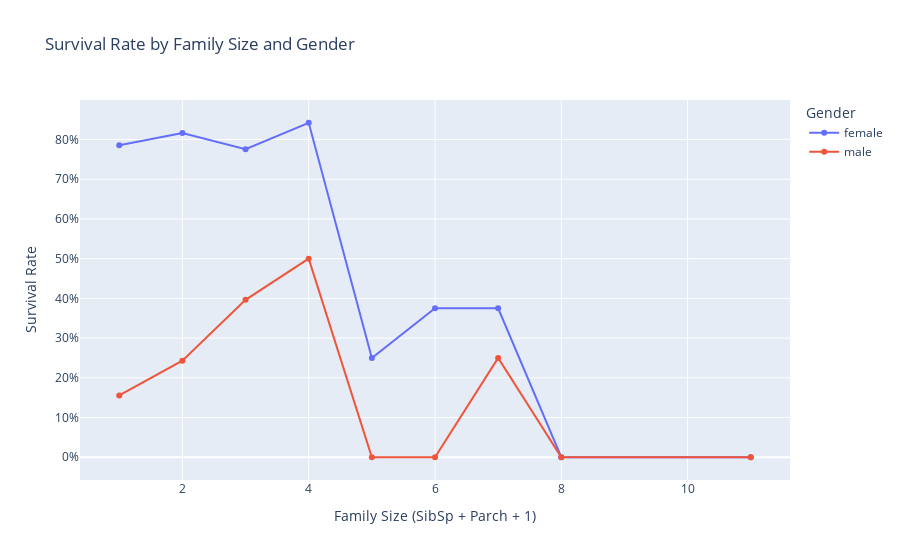

Notebook source saved alongside this figure:
### Markdown cell above
## 2.3 What's the suvival rate versus family size?

### Code cell
train_data['FamilySize'] = train_data['SibSp'] + train_data['Parch'] + 1
train_data['IsAlone'] = (train_data['FamilySize'] == 1).astype(int)

# Calculate survival rate for each FamilySize and Sex
fs_gender = train_data.groupby(['FamilySize', 'Sex'])['Survived'].mean().reset_index()

fig = px.line(
    fs_gender,
    x='FamilySize',
    y='Survived',
    color='Sex',
    markers=True,
    title='Survival Rate by Family Size and Gender',
    labels={
        'FamilySize': 'Family Size (SibSp + Parch + 1)',
        'Survived': 'Survival Rate',
        'Sex': 'Gender'
    }
)

fig.update_layout(
    yaxis=dict(tickformat=".0%"),
    hovermode='x unified'
)

fig.show()

### Figure 1 — Plotly figure (JSON) as saved in the notebook; plotly's stock layout.template omitted (floating-point values rounded to 4 significant figures)
{"data": [{"hovertemplate": "Gender=female<br>Family Size (SibSp + Parch + 1)=%{x}<br>Survival Rate=%{y}<extra></extra>", "legendgroup": "female", "line": {"color": "#636efa", "dash": "solid"}, "marker": {"symbol": "circle"}, "mode": "lines+markers", "name": "female", "orientation": "v", "showlegend": true, "type": "scatter", "x": [1, 2, 3, 4, 5, 6, 7, 8, 11], "xaxis": "x", "y": [0.7857, 0.8161, 0.7755, 0.8421, 0.25, 0.375, 0.375, 0.0, 0.0], "yaxis": "y"}, {"hovertemplate": "Gender=male<br>Family Size (SibSp + Parch + 1)=%{x}<br>Survival Rate=%{y}<extra></extra>", "legendgroup": "male", "line": {"color": "#EF553B", "dash": "solid"}, "marker": {"symbol": "circle"}, "mode": "lines+markers", "name": "male", "orientation": "v", "showlegend": true, "type": "scatter", "x": [1, 2, 3, 4, 5, 6, 7, 8, 11], "xaxis": "x", "y": [0.1557, 0.2432, 0.3962, 0.5, 0.0, 0.0, 0.25, 0.0, 0.0], "yaxis": "y"}], "layout": {"hovermode": "x unified", "legend": {"title": {"text": "Gender"}, "tracegroupgap": 0}, "title": {"text": "Survival Rate by Family Size and Gender"}, "xaxis": {"anchor": "y", "domain": [0, 1], "title": {"text": "Family Size (SibSp + Parch + 1)"}}, "yaxis": {"anchor": "x", "domain": [0, 1], "tickformat": ".0%", "title": {"text": "Survival Rate"}}}}
